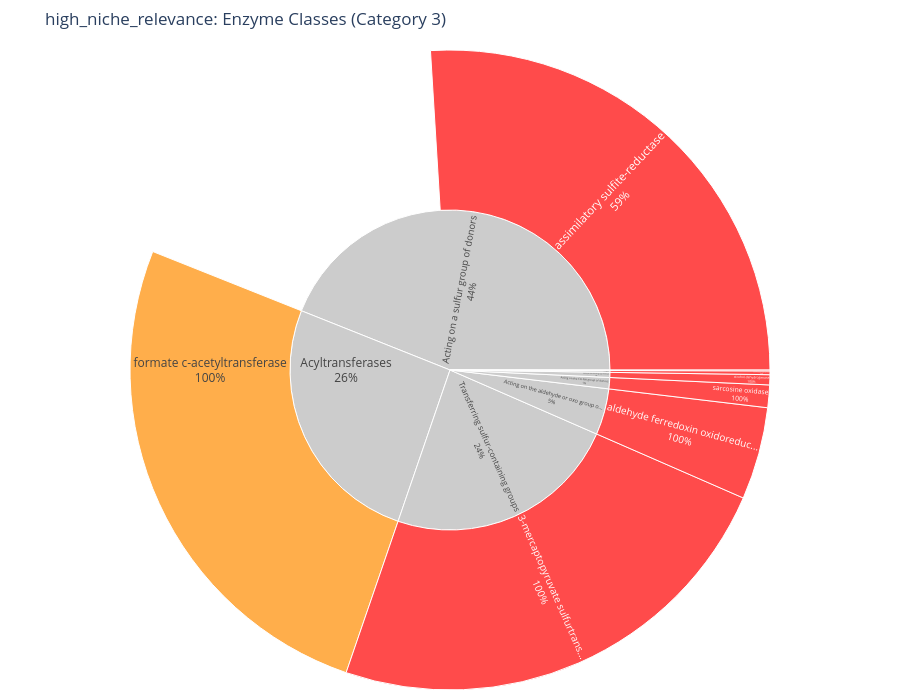

Notebook code cell kept with this figure:
### Code cell
fig,  sunburst_data  = create_sunburst_chart_with_details(high_niche_relevance, "high_niche_relevance", top_n=200, category=3)
# Save as static image
output_path= data_visual/"32_sun_prot_class.png"
fig.write_image(output_path, scale=3)
# Show in notebook/browser
fig.show()

### Figure 1 — Plotly figure (JSON) as saved in the notebook; plotly's stock layout.template omitted (floating-point values rounded to 4 significant figures)
{"data": [{"branchvalues": "total", "customdata": [["<b>Enzyme</b>: Acyltransferases.<br><b>Entries</b>: 65<br><b>Total</b>: 8.06"], ["<b>Protein</b>: formate c-acetyltransferase<br><b>Value</b>: 8.062<br><b>Mechanisms</b>: N/A"], ["<b>Enzyme</b>: Acting on a sulfur group of donors.<br><b>Entries</b>: 41<br><b>Total</b>: 13.75"], ["<b>Protein</b>: thiosulfate-dehydrogenase<br><b>Value</b>: 0.556<br><b>Mechanisms</b>: N/A"], ["<b>Protein</b>: assimilatory sulfite-reductase<br><b>Value</b>: 8.124<br><b>Mechanisms</b>: N/A"], ["<b>Protein</b>: sulfite-dehydrogenase<br><b>Value</b>: 5.071<br><b>Mechanisms</b>: N/A"], ["<b>Enzyme</b>: Acting on the CH-NH group of donors.<br><b>Entries</b>: 2<br><b>Total</b>: 0.36"], ["<b>Protein</b>: sarcosine oxidase<br><b>Value</b>: 0.356<br><b>Mechanisms</b>: N/A"], ["<b>Enzyme</b>: Transferring sulfur-containing groups.<br><b>Entries</b>: 42<br><b>Total</b>: 7.42"], ["<b>Protein</b>: 3-mercaptopyruvate sulfurtransferase<br><b>Value</b>: 7.417<br><b>Mechanisms</b>: N/A"], ["<b>Enzyme</b>: Transferring phosphorus-containing groups.<br><b>Entries</b>: 1<br><b>Total</b>: 0.01"], ["<b>Protein</b>: acetate kinase<br><b>Value</b>: 0.015<br><b>Mechanisms</b>: N/A"], ["<b>Enzyme</b>: Carbon-oxygen lyases.<br><b>Entries</b>: 1<br><b>Total</b>: 0.06"], ["<b>Protein</b>: cystathionine beta-synthase<br><b>Value</b>: 0.058<br><b>Mechanisms</b>: N/A"], ["<b>Enzyme</b>: Acting on the aldehyde or oxo group of donors.<br><b>Entries</b>: 6<br><b>Total</b>: 1.46"], ["<b>Protein</b>: aldehyde ferredoxin oxidoreductase<br><b>Value</b>: 1.459<br><b>Mechanisms</b>: N/A"], ["<b>Enzyme</b>: Acting on the CH-OH group of donors.<br><b>Entries</b>: 3<br><b>Total</b>: 0.16"], ["<b>Protein</b>: alcohol-dehydrogenase<br><b>Value</b>: 0.160<br><b>Mechanisms</b>: N/A"]], "domain": {"x": [0, 1], "y": [0, 1]}, "hovertemplate": "%{customdata[0]}", "ids": ["Acyltransferases.", "Acyltransferases.||protein_name", "Acting on a sulfur group of donors.", "Acting on a sulfur group of donors.||protein_name", "Acting on a sulfur group of donors.||protein_name", "Acting on a sulfur group of donors.||protein_name", "Acting on the CH-NH group of donors.", "Acting on the CH-NH group of donors.||protein_name", "Transferring sulfur-containing groups.", "Transferring sulfur-containing groups.||protein_name", "Transferring phosphorus-containing groups.", "Transferring phosphorus-containing groups.||protein_name", "Carbon-oxygen lyases.", "Carbon-oxygen lyases.||protein_name", "Acting on the aldehyde or oxo group of donors.", "Acting on the aldehyde or oxo group of donors.||protein_name", "Acting on the CH-OH group of donors.", "Acting on the CH-OH group of donors.||protein_name"], "insidetextorientation": "radial", "labels": ["Acyltransferases", "formate c-acetyltransferase", "Acting on a sulfur group of donors", "thiosulfate-dehydrogenase", "assimilatory sulfite-reductase", "sulfite-dehydrogenase", "Acting on the CH-NH group of donors", "sarcosine oxidase", "Transferring sulfur-containing groups", "3-mercaptopyruvate sulfurtrans...", "Transferring phosphorus-containing gr...", "acetate kinase", "Carbon-oxygen lyases", "cystathionine beta-synthase", "Acting on the aldehyde or oxo group o...", "aldehyde ferredoxin oxidoreduc...", "Acting on the CH-OH group of donors", "alcohol-dehydrogenase"], "marker": {"colors": ["#CCCCCC", "#FF8C00", "#CCCCCC", "#FF8C00", "#FF0000", "#FF0000", "#CCCCCC", "#FF0000", "#CCCCCC", "#FF0000", "#CCCCCC", "#FF0000", "#CCCCCC", "#FF0000", "#CCCCCC", "#FF0000", "#CCCCCC", "#FF0000"]}, "name": "", "parents": [null, "Acyltransferases.", null, "Acting on a sulfur group of donors.", "Acting on a sulfur group of donors.", "Acting on a sulfur group of donors.", null, "Acting on the CH-NH group of donors.", null, "Transferring sulfur-containing groups.", null, "Transferring phosphorus-containing groups.", null, "Carbon-oxygen lyases.", null, "Acting on the aldehyde or oxo group of donors.", null, "Acting on the CH-OH group of donors."], "textinfo": "label+percent parent", "type": "sunburst", "values": [8.062, 8.062, 13.75, 0.556, 8.124, 5.071, 0.3562, 0.3562, 7.417, 7.417, 0.015, 0.015, 0.05826, 0.05826, 1.459, 1.459, 0.1598, 0.1598]}], "layout": {"height": 700, "legend": {"tracegroupgap": 0}, "margin": {"b": 10, "l": 10, "r": 10, "t": 50}, "title": {"text": "high_niche_relevance: Enzyme Classes (Category 3)"}, "width": 900}}
